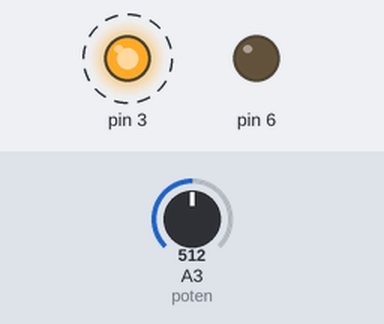
Simulated run of this sketch. Board: Arduino Uno, built with avr-gcc and run on an emulated ATmega328P. On the bench: output pins drawn as LEDs (lit = HIGH). Dashed ring = blinking. The inputs (shaded band) are chosen by the test bench; at power-on: A3 (poten) = 512.

Above: at 1.25 s.
1.3 s: A3 (poten) set to 716
At 1.45 s:
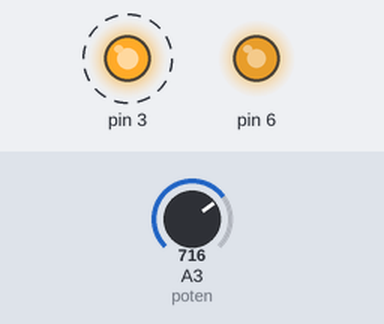
4.3 s: A3 (poten) set to 749
At 4.65 s:
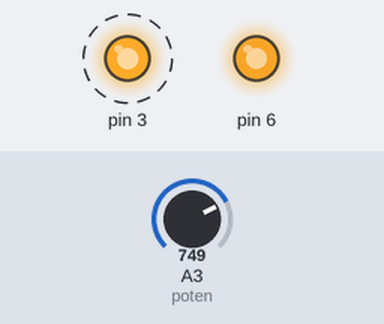
7.3 s: A3 (poten) set to 768
At 7.65 s:
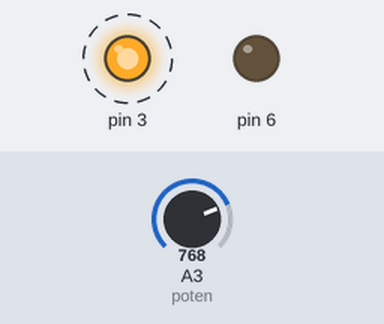
10.3 s: A3 (poten) set to 900
At 10.45 s:
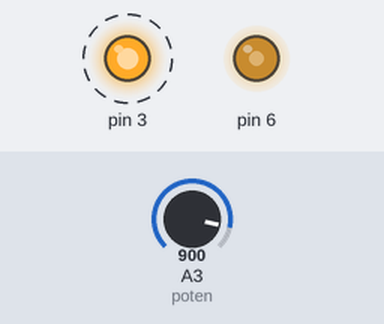
13.3 s: A3 (poten) set to 306
At 13.45 s:
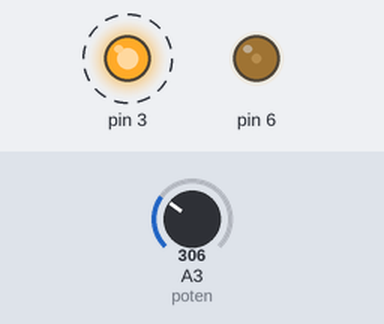
16.3 s: A3 (poten) set to 0
At 16.66 s:
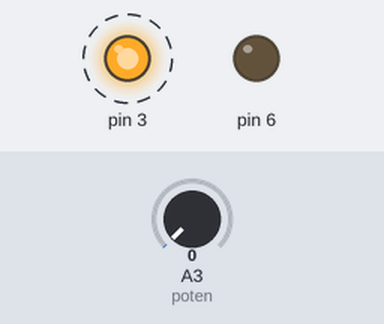
Timing chart, 0 to 20.3 s (numbered marks = the images above; inputs shaded):
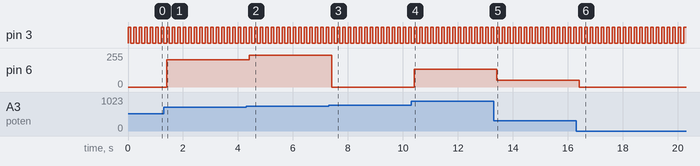

The sketch:

Speed_and_lamp_control.ino
```cpp
const int poten = A3;
      int var;

void setup()
{
  pinMode(6, OUTPUT);
  pinMode(3, OUTPUT);
}

void loop()
{
  var = analogRead(poten);
  analogWrite(6,var);
  digitalWrite(3, HIGH);
  delay(100);
  digitalWrite(3, LOW);
  delay(100);
}
```

Measured:
- the behaviour switches between 767 and 768 on A3 (poten) (found by bisection; images 2 and 3)
- after the input at 1.3 s, pin 6: 0/255 → 204/255 after 0.10 s
- after the input at 4.3 s, pin 6: 204/255 → 237/255 after 0.10 s
- after the input at 7.3 s, pin 6: 237/255 → 0/255 after 0.11 s
- after the input at 10.3 s, pin 6: 0/255 → 132/255 after 0.11 s
- after the input at 13.3 s, pin 6: 132/255 → 50/255 after 0.11 s
- after the input at 16.3 s, pin 6: 50/255 → 0/255 after 0.11 s
- by itself, pin 3: alternates HIGH for 0.10 s and LOW for 0.10 s
